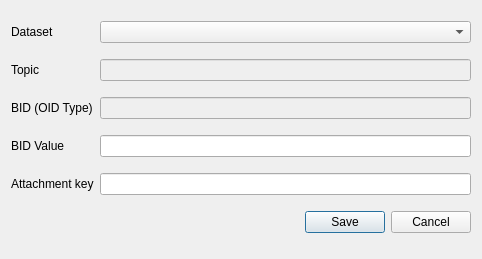
<?xml version="1.0" encoding="UTF-8"?>
<ui version="4.0">
 <class>EditBasket</class>
 <widget class="QDialog" name="EditBasket">
  <property name="geometry">
   <rect>
    <x>0</x>
    <y>0</y>
    <width>482</width>
    <height>259</height>
   </rect>
  </property>
  <property name="windowTitle">
   <string>Edit Basket</string>
  </property>
  <layout class="QGridLayout" name="gridLayout">
   <item row="0" column="0">
    <widget class="QLabel" name="label">
     <property name="toolTip">
      <string>Disabled datasets already have a basket for this topic</string>
     </property>
     <property name="text">
      <string>Dataset</string>
     </property>
    </widget>
   </item>
   <item row="0" column="1">
    <widget class="QComboBox" name="cboDatasets"/>
   </item>
   <item row="1" column="0">
    <widget class="QLabel" name="label_2">
     <property name="text">
      <string>Topic</string>
     </property>
    </widget>
   </item>
   <item row="1" column="1">
    <widget class="QLineEdit" name="txtTopic">
     <property name="enabled">
      <bool>false</bool>
     </property>
     <property name="text">
      <string/>
     </property>
     <property name="readOnly">
      <bool>true</bool>
     </property>
    </widget>
   </item>
   <item row="2" column="0">
    <widget class="QLabel" name="label_3">
     <property name="text">
      <string>BID (OID Type)</string>
     </property>
    </widget>
   </item>
   <item row="2" column="1">
    <widget class="QLineEdit" name="txtBidOidType">
     <property name="enabled">
      <bool>false</bool>
     </property>
     <property name="readOnly">
      <bool>true</bool>
     </property>
    </widget>
   </item>
   <item row="3" column="0">
    <widget class="QLabel" name="label_4">
     <property name="text">
      <string>BID Value</string>
     </property>
    </widget>
   </item>
   <item row="3" column="1">
    <widget class="QLineEdit" name="txtBidValue"/>
   </item>
   <item row="4" column="0">
    <widget class="QLabel" name="label_5">
     <property name="text">
      <string>Attachment key</string>
     </property>
    </widget>
   </item>
   <item row="4" column="1">
    <widget class="QLineEdit" name="txtAttachmentKey"/>
   </item>
   <item row="5" column="1">
    <widget class="QDialogButtonBox" name="buttonBox">
     <property name="orientation">
      <enum>Qt::Horizontal</enum>
     </property>
     <property name="standardButtons">
      <set>QDialogButtonBox::Cancel|QDialogButtonBox::Save</set>
     </property>
    </widget>
   </item>
  </layout>
 </widget>
 <resources/>
 <connections>
  <connection>
   <sender>buttonBox</sender>
   <signal>accepted()</signal>
   <receiver>EditBasket</receiver>
   <slot>accept()</slot>
   <hints>
    <hint type="sourcelabel">
     <x>248</x>
     <y>254</y>
    </hint>
    <hint type="destinationlabel">
     <x>157</x>
     <y>274</y>
    </hint>
   </hints>
  </connection>
  <connection>
   <sender>buttonBox</sender>
   <signal>rejected()</signal>
   <receiver>EditBasket</receiver>
   <slot>reject()</slot>
   <hints>
    <hint type="sourcelabel">
     <x>316</x>
     <y>260</y>
    </hint>
    <hint type="destinationlabel">
     <x>286</x>
     <y>274</y>
    </hint>
   </hints>
  </connection>
 </connections>
</ui>
